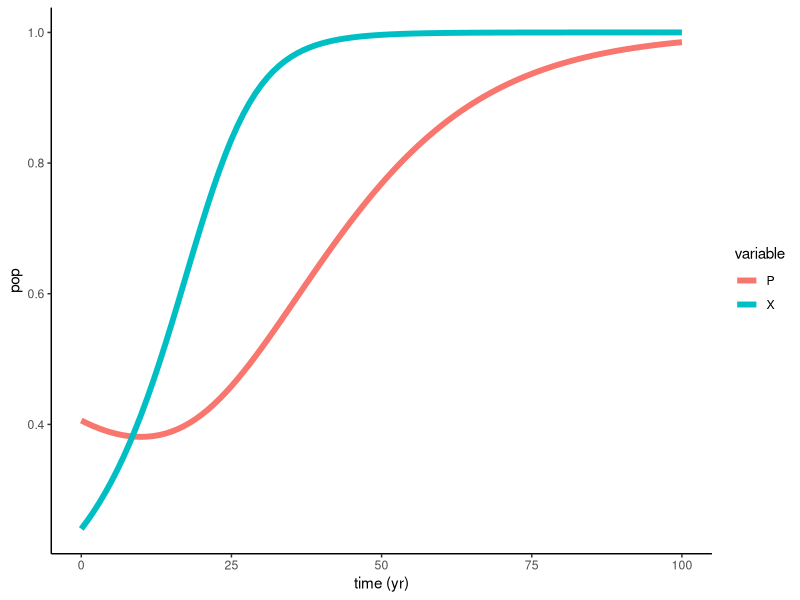
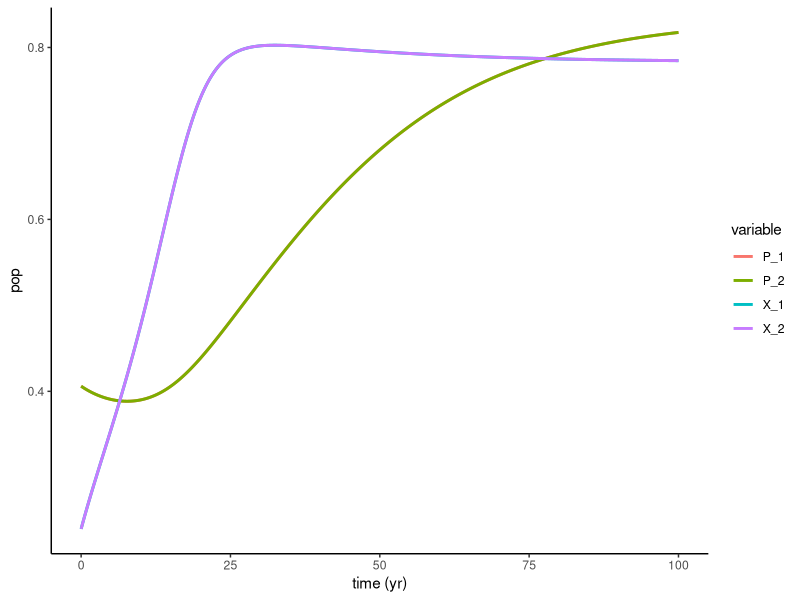
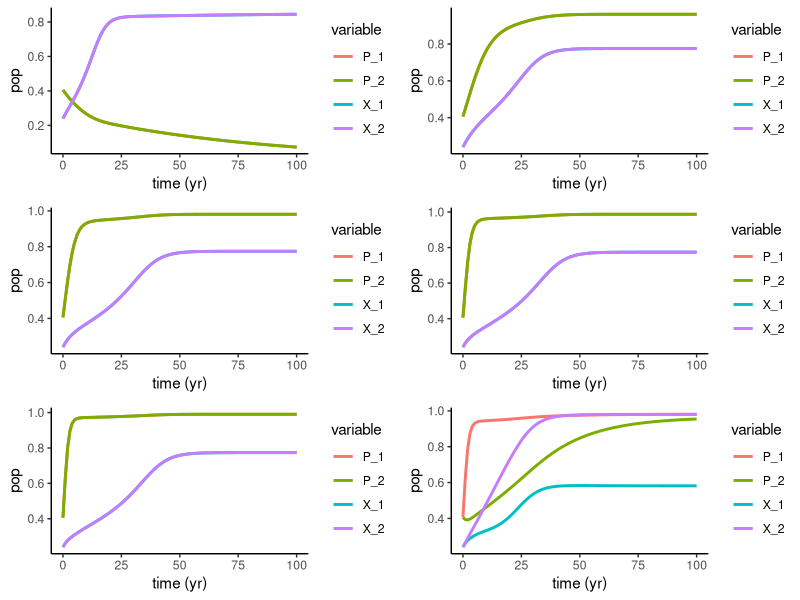
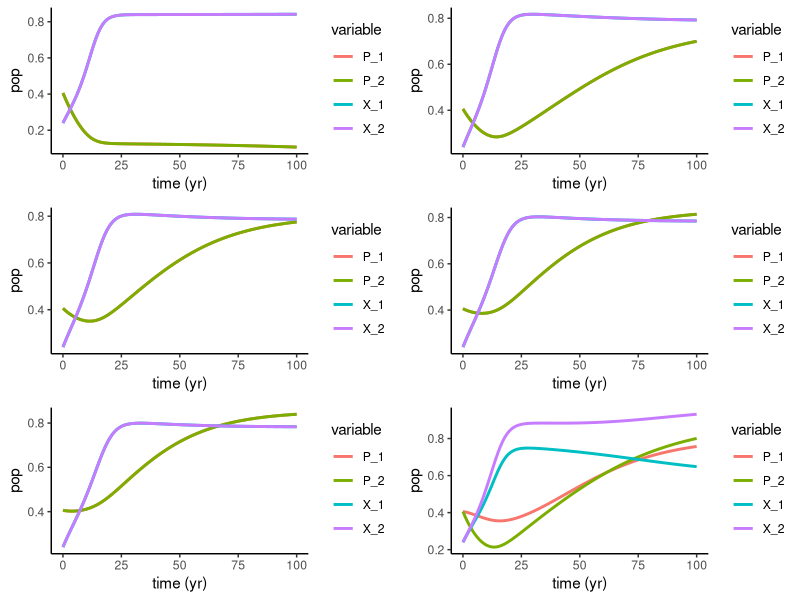
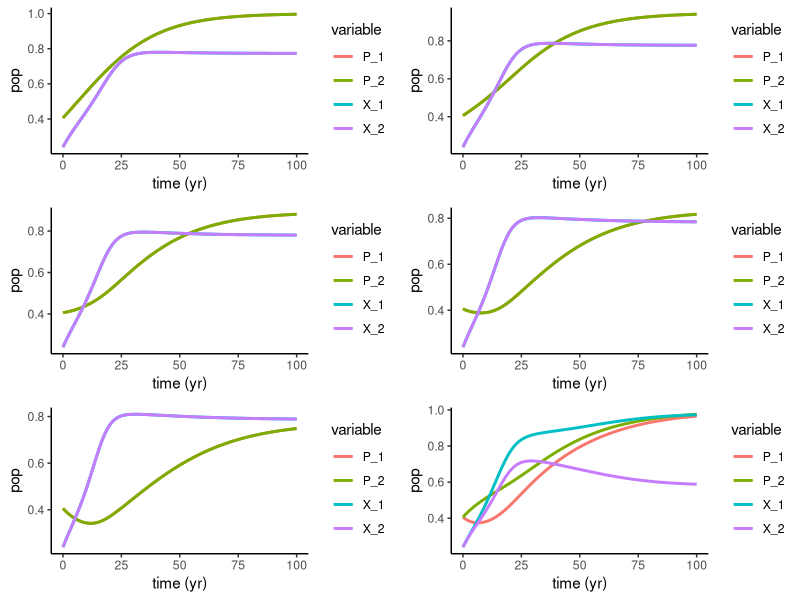
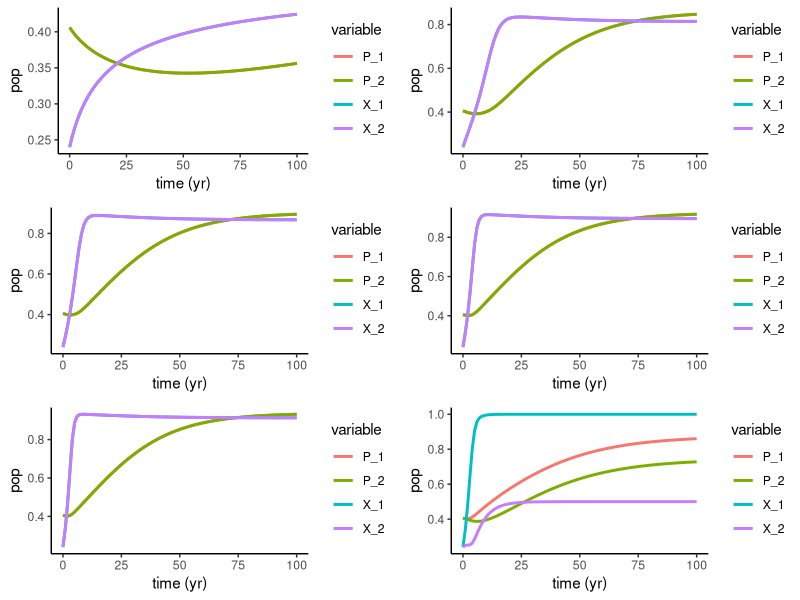
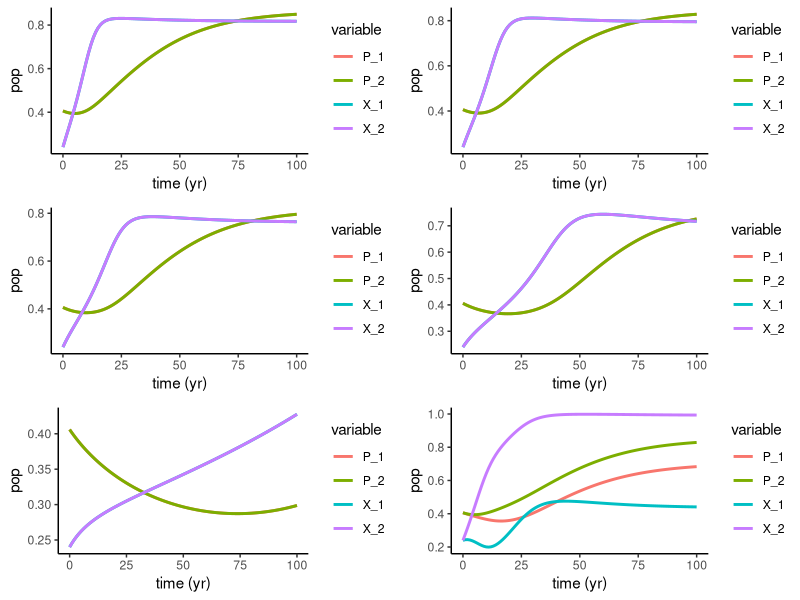
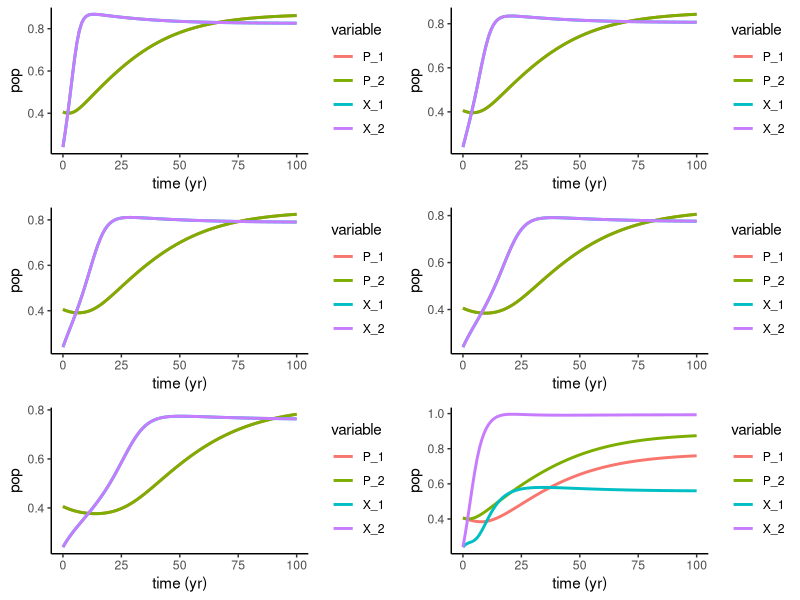

Here is the R script that generated these plots, in order:
## ---- chunk 1
knitr::opts_chunk$set(echo = FALSE, warning = FALSE, message = FALSE)

setwd("C:/Users/sophi/Documents/GitHub/UNH_Docs/Proposal/Soc_Ecol_Model")

library(deSolve)
library(tidyverse)
library(ggplot2)
library(gridExtra)
## ---- chunk 2
Bauch.Model <- function (t, y, params) {
  ## first extract the state variables
  P <- y[1] #Fish Pop var
  X <- y[2] #conservationist var

  #TT <- y[5]
  
  ## now extract the parameters
  R <- params["R"] # Net growth/fecundity
  s <- params["s"] # supply and demand
  h <- params["h"] # Harvesting efficiency
  k <- params["k"] # Social learning rate
  w <- params["w"] # conservation costs
  c <- params["c"] # rarity valuation param
  d <- params["d"] # social norm strength
  
  ## now code the model equations
  dPdt <- R * P * (1-P) - (h * P * (1-X))/(P+s)
  dXdt <- k * X * (1-X) * (d*(2*X-1) + 1/(P+c) - w)
  
  ## combine results into a single vector
  dydt <- c(dPdt, dXdt)
  ## return result as a list!
  
  list(dydt)
}

params_Bauch <- c(R = 0.06, s = 0.8, h = 0.075, k = 0.17, w = 0.35, c = 0.6, d = 0.5)

times <- seq(from = 0, to = 100, by = 1)
xstart <- c(P = 0.406, X = .24) # See supplemental data for other starting params

ode(
  func=Bauch.Model,
  y=xstart,
  times=times,
  parms=params_Bauch
) %>%
  as.data.frame() -> out1

out1 %>%
  gather(variable,value,-time) %>%
  ggplot(aes(x=time,y=value,color=variable))+
  geom_line(size=2)+
  theme_classic()+
  labs(x='time (yr)',y='pop')

## ---- chunk 3
Bauch.Coupled <- function (t, y, params) {
  ## first extract the state variables
  P_1 <- y[1] #Fish Pop var
  P_2 <- y[2] #Fish Pop var
  X_1 <- y[3] #conservationist var
  X_2 <- y[4] #conservationist var

  #TT <- y[5]
  
  ## now extract the parameters
  R_1 <- params["R_1"] # Net growth/fecundity
  s_1 <- params["s_1"] # supply and demand
  h_1 <- params["h_1"] # Harvesting efficiency
  k_1 <- params["k_1"] # Social learning rate
  w_1 <- params["w_1"] # conservation costs
  c_1 <- params["c_1"] # rarity valuation param
  d_1 <- params["d_1"] # social norm strength
  
  R_2 <- params["R_2"] # Net growth/fecundity
  s_2 <- params["s_2"] # supply and demand
  h_2 <- params["h_2"] # Harvesting efficiency
  k_2 <- params["k_2"] # Social learning rate
  w_2 <- params["w_2"] # conservation costs
  c_2 <- params["c_2"] # rarity valuation param
  d_2 <- params["d_2"] # social norm strength 
  
  e_1 <- params["e_1"] # Outflow of fish pop1
  e_2 <- params["e_2"] # Outflow of fish pop2
  i_1 <- params["i_1"] # Inflow of fish from pop 2 to pop 1
  i_2 <- params["i_2"] # Inflow of fish from pop 1 to pop 2
  prop_1 <- params["prop_1"] # Influence of pop 2 on pop 1
  prop_2 <- params["prop_2"] # Influence of pop 1 on pop 2
  
  ## now code the model equations
  dP_1dt <-  R_1 * P_1 * (1-P_1) - (h_1 * P_1 * (1-X_1))/(P_1+s_1) -  e_1 * P_1 + i_1 * P_2
  dP_2dt <-  R_2 * P_2 * (1-P_2) - (h_2 * P_2 * (1-X_2))/(P_2+s_2) -  e_2 * P_2 + i_2 * P_1
  
  dX_1dt <-  k_1 * X_1 * (1-X_1) *(1/(P_1 + c_1) - w_1 + d_1*(2*X_1 - 1)) - prop_1 * X_1 * ((2* X_2 - 1)^2) + prop_1 * (1 - X_1) * ((2* X_2 - 1)^2)
  dX_2dt <- k_2 * X_2 * (1-X_2) *(1/(P_2 + c_2) - w_2 + d_2*(2*X_2 - 1)) - prop_2 * X_2 * ((2* X_1 - 1)^2) + prop_2 * (1 - X_2) * ((2* X_1 - 1)^2)
  
  ## combine results into a single vector
  dydt <- c(dP_1dt, dP_2dt, dX_1dt, dX_2dt)
  ## return result as a list!
  
  list(dydt)
}

params_Bauch <- c(R_1 = 0.06, s_1 = 0.8, h_1 = 0.075, k_1 = 0.17, w_1 = 0.35, c_1 = 0.6, d_1 = 0.5, e_1 = 0.05, i_1 = 0.05, prop_1 = 0.1,
                  R_2 = 0.06, s_2 = 0.8, h_2 = 0.075, k_2 = 0.17, w_2 = 0.35, c_2 = 0.6, d_2 = 0.5, e_2 = 0.05, i_2 = 0.05, prop_2 = 0.1)

times <- seq(from = 0, to = 100, by = .1)
xstart <- c(P_1 = 0.406, P_2 = 0.406, X_1 = .24, X_2 = .24) # See supplemental data for other starting params

ode(
  func=Bauch.Coupled,
  y=xstart,
  times=times,
  parms=params_Bauch
) %>%
  as.data.frame() -> out_Coupled

out_Coupled %>%
  gather(variable,value,-time) %>%
  ggplot(aes(x=time,y=value,color=variable))+
  geom_line(size=1)+
  theme_classic()+
  labs(x='time (yr)',y='pop')

## ---- chunk 4
# params_Default <- data.frame(R = 0.06, s = 0.8, h = 0.075, k = 0.17, w = 0.35, c = 0.6, d = 0.5, roe = 1)
# params_Bauch <- c(R_1 = 0.06, s_1 = 0.8, h_1 = 0.075, k_1 = 0.17, w_1 = 0.35, c_1 = 0.6, d_1 = 0.5, roe_1 = 1,
#                   R_2 = 0.06, s_2 = 0.8, h_2 = 0.075, k_2 = 0.17, w_2 = 0.35, c_2 = 0.6, d_2 = 0.125, roe_2 = 1)

# min <- 0
# max <- 1
# i <- 1
# param <- 8


#Note: in this function, I am changing BOTH populations' paramters. Should I try just changing one?
param_ranges <- function(param, max, min){
  #Generate list of ranges
  new_param <- seq(from=min, to=max, length.out=5)
  plotList <- list()
  
  #Change params to each quartile for graphs 1-5
  for(i in 1:length(new_param)){
    params_Default <- data.frame(R = 0.06, s = .8, h = 0.075, k = 0.17, w = 0.35, c = 0.6, d = 0.5, e = .05, i = .05, prop = .1)
    #ASSIGN OLD PARAMS TO BE NEW SEQUENCE
    params_Default[param] <- new_param[i]
    params_Bauch <- c(R_1 = params_Default$R, s_1 = params_Default$s, h_1 = params_Default$h, k_1 = params_Default$k,
                      w_1 = params_Default$w, c_1 = params_Default$c, d_1 = params_Default$d, e_1 = params_Default$e, i_1 = params_Default$i,
                      prop_1 =  params_Default$prop,
                      R_2 = params_Default$R, s_2 = params_Default$s, h_2 = params_Default$h, k_2 = params_Default$k,
                      w_2 = params_Default$w, c_2 =params_Default$c, d_2 = params_Default$d,  e_2 = params_Default$e, i_2 = params_Default$i,
                      prop_2 = params_Default$prop)
    
    times <- seq(from = 0, to = 100, by = 1)
    xstart <- c(P_1 = 0.406, P_2 = 0.406, X_1 = .24, X_2 = .24) #See supplemental for other starting params

    ode(
      func=Bauch.Coupled,
      y=xstart,
      times=times,
      parms=params_Bauch
    ) %>%
      as.data.frame() -> out_Diff

    p <- out_Diff %>%
      gather(variable,value,-time) %>%
      ggplot(aes(x=time,y=value,color=variable))+
      geom_line(size=1)+
      theme_classic()+
      labs(x='time (yr)',y='pop')
    plotList[[i]] <- p
  }
  
  #Now assigning the final graph to give the two populations the max and min of the paramters
    params_Default <- data.frame(R = 0.06, s = .8, h = 0.075, k = 0.17, w = 0.35, c = 0.6, d = 0.5, e = .05, i = 0.05, prop = .1)
    #ASSIGN OLD PARAMS TO BE NEW SEQUENCE
    params_Bauch <- c(R_1 = params_Default$R, s_1 = params_Default$s, h_1 = params_Default$h, k_1 = params_Default$k,
                      w_1 = params_Default$w, c_1 = params_Default$c, d_1 = params_Default$d, e_1 = params_Default$e, i_1 = params_Default$i,
                      prop_1 =  params_Default$prop,
                      R_2 = params_Default$R, s_2 = params_Default$s, h_2 = params_Default$h, k_2 = params_Default$k,
                      w_2 = params_Default$w, c_2 = params_Default$c, d_2 = params_Default$d, e_2 = params_Default$e, i_2 = params_Default$i,
                      prop_2 = params_Default$prop)
    params_Bauch[param] <- max
    params_Bauch[(param + 10)] <- min
    
    times <- seq(from = 0, to = 100, by = 1)
    xstart <- c(P_1 = 0.406, P_2 = 0.406, X_1 = .24, X_2 = .24) #See supplemental for other starting params

    ode(
      func=Bauch.Coupled,
      y=xstart,
      times=times,
      parms=params_Bauch
    ) %>%
      as.data.frame() -> out_Diff

    p <- out_Diff %>%
      gather(variable,value,-time) %>%
      ggplot(aes(x=time,y=value,color=variable))+
      geom_line(size=1)+
      theme_classic()+
      labs(x='time (yr)',y='pop')
    plotList[[6]] <- p
  
  
  
  do.call("grid.arrange", c(plotList, ncol=2))
}
  

## ---- chunk 5
param_ranges(1, 1, 0)
## ---- chunk 6
param_ranges(2, 1, 0.1)
## ---- chunk 7
param_ranges(3, 0.1, 0)
## ---- chunk 8
param_ranges(4, 1, 0)
## ---- chunk 9
param_ranges(5, 1, 0)
## ---- chunk 10
param_ranges(6, 1, 0)
## ---- chunk 11
param_ranges(7, 1, 0)
## ---- chunk 12
param_ranges(8, 1, 0)
## ---- chunk 13
param_ranges(9, 1, 0)
## ---- chunk 14
param_ranges(10, 1, 0)
